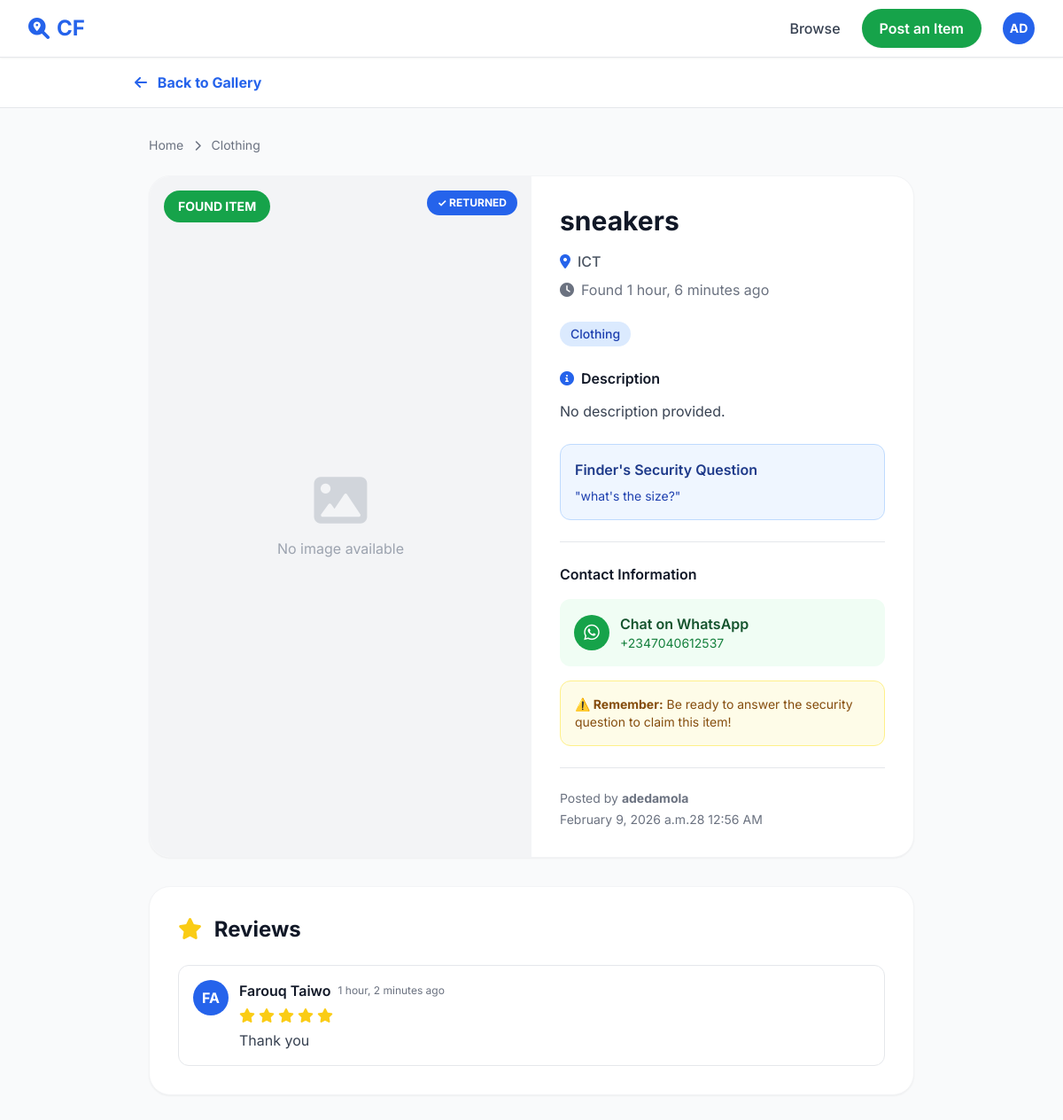
/item/3/ (signed in), run on the app's committed database.
### accounts/models.py (models this page shows, shortened)
class CustomUser(AbstractUser):
    username = None  # Completely remove username field
    email = models.EmailField(
        _("email address"),
        unique=True,
        max_length=255,
        error_messages={
            "unique": _("A user with that email already exists."),
        },
    )
    full_name = models.CharField(_("full name"), max_length=150, blank=True)
    is_verified_student = models.BooleanField(_("verified student"), default=False)
    objects = CustomUserManager()
    USERNAME_FIELD = "email"
    REQUIRED_FIELDS = []  # No additional required fields
    class Meta:
        verbose_name = _("user")
        verbose_name_plural = _("users")

### items/models.py (models this page shows, shortened)
class Item(models.Model):
    TYPE_CHOICES = (
        ('found', 'Found'),
        ('lost', 'Lost'),
    )
    CATEGORY_CHOICES = (
        ('Electronics', 'Electronics'),
        ('Keys', 'Keys'),
        ('Books', 'Books'),
        ('Clothing', 'Clothing'),
        ('ID/Cards', 'ID/Cards'),
        ('Bags', 'Bags'),
        ('Other', 'Other'),
    )
    CONTACT_PREFERENCE_CHOICES = (
        ('email', 'Email'),
        ('phone', 'Phone'),
        ('chat', 'In-App Chat'),
    )
    STATUS_CHOICES = (
        ('active', 'Active'),
        ('claimed', 'Claimed'),
        ('returned', 'Returned'),
    )
    poster = models.ForeignKey(User, on_delete=models.CASCADE, related_name='items')
    item_type = models.CharField(max_length=10, choices=TYPE_CHOICES)
    title = models.CharField(max_length=200)
    category = models.CharField(
        max_length=50,
        choices=CATEGORY_CHOICES,
        blank=True,
        null=True,
        help_text="Select a category"
    )
    location = models.CharField(
        max_length=200,
        blank=True,
        help_text="Type the location (e.g. Main Library, Science Cafe...)"
    )
    photo = CloudinaryField(
        'image',
        blank=True,
        null=True,
        resource_type='image',
        folder='campusfound/items',
        help_text="Upload photo of the item"
    )
    description = models.TextField(blank=True)
    created_at = models.DateTimeField(auto_now_add=True)
    date_lost = models.DateField(
        blank=True,
        null=True,
        help_text="When did you lose this item?"
    )
    reward_offered = models.CharField(
        max_length=200,
        blank=True,
        help_text="Optional: e.g. '$20 reward' or 'Coffee on me!'"
    )
    contact_preference = models.CharField(
        max_length=20,
        choices=CONTACT_PREFERENCE_CHOICES,
        default='chat',
        blank=True
    )
    verification_question = models.TextField(
        blank=True,
        help_text="Ask a question only the owner would know"
    )
    contact_info = models.CharField(
        max_length=200,
        blank=True,
        help_text="Optional: your email or WhatsApp number (e.g. whatsapp:+2348012345678)"
    )
    status = models.CharField(
        max_length=20,
        choices=STATUS_CHOICES,
        default='active'
    )
    claimed_by = models.ForeignKey(
        User,
        on_delete=models.SET_NULL,
        null=True,
        blank=True,
        related_name='claimed_items',
        help_text="User who claimed this item"
    )
    def get_whatsapp_link(self):
        if self.contact_info and 'whatsapp:' in self.contact_info:
            clean_number = self.contact_info.replace('whatsapp:', '').strip()
            if not clean_number.startswith('+'):
                clean_number = '+' + clean_number
            return f"https://wa.me/{clean_number}"
        return None
    class Meta:
        ordering = ['-created_at']

class Review(models.Model):
    item = models.ForeignKey(Item, on_delete=models.CASCADE, related_name='reviews')
    reviewer = models.ForeignKey(User, on_delete=models.CASCADE, related_name='reviews_written')
    rating = models.IntegerField(
        choices=[(1, '1 Star'), (2, '2 Stars'), (3, '3 Stars'), (4, '4 Stars'), (5, '5 Stars')],
        help_text="Rate your experience (1-5 stars)"
    )
    comment = models.TextField(help_text="Share your experience")
    created_at = models.DateTimeField(auto_now_add=True)
    class Meta:
        ordering = ['-created_at']
        unique_together = ['item', 'reviewer']

### items/views.py (the view)
# urls.py: path('item/<int:item_id>/', views.item_detail, name='item_detail'),
def item_detail(request, item_id):
    item = get_object_or_404(Item, id=item_id)
    review_form = ReviewForm()
    user_has_reviewed = False
    if request.user.is_authenticated:
        user_has_reviewed = Review.objects.filter(item=item, reviewer=request.user).exists()
    return render(request, 'item_detail.html', {
        'item': item,
        'review_form': review_form,
        'user_has_reviewed': user_has_reviewed,
    })

### chats/context_processors.py (called while the page is built)
def unread_messages(request):
    if request.user.is_authenticated:
        conversations = Conversation.objects.filter(
            Q(sender=request.user) | Q(receiver=request.user)
        )
        unread_count = Message.objects.filter(
            conversation__in=conversations,
            is_read=False
        ).exclude(sender=request.user).count()
        return {'unread_messages_count': unread_count}
    return {'unread_messages_count': 0}

### templates/item_detail.html (shortened to what this page needs)
{% extends 'base.html' %}
{% block content %}
<div class="bg-gray-50 min-h-screen pb-12">
    <nav class="bg-white p-4 border-b mb-8">
        <div class="max-w-4xl mx-auto flex justify-between items-center">
            <a href="{% url 'items:home' %}" class="text-blue-600 font-bold">
                <i class="fa-solid fa-arrow-left mr-2"></i> Back to Gallery
            </a>
        </div>
    </nav>
    <main class="max-w-4xl mx-auto px-4">
        <div class="text-sm text-gray-500 mb-6">
            <a href="{% url 'items:home' %}" class="hover:text-blue-600">Home</a>
            <i class="fa-solid fa-chevron-right mx-2 text-xs"></i>
            <span>{{ item.category|default:"Uncategorized" }}</span>
        </div>
        <div class="bg-white rounded-3xl shadow-sm border border-gray-100 overflow-hidden">
            <div class="grid md:grid-cols-2 gap-0">
                <div class="relative bg-gray-100 h-96 md:h-auto">
                    {% if item.photo %}
                        <img src="{{ item.photo.url }}" alt="{{ item.title }}" class="w-full h-full object-cover">
                    {% else %}
                        <div class="w-full h-full flex items-center justify-center">
                            <div class="text-center">
                                <i class="fa-solid fa-image text-gray-300 text-6xl mb-3"></i>
                                <p class="text-gray-400">No image available</p>
                            </div>
                        </div>
                    {% endif %}
                    {% if item.item_type == 'lost' %}
                        <span class="absolute top-4 left-4 bg-red-500 text-white text-sm font-bold px-4 py-2 rounded-full">LOST ITEM</span>
                    {% else %}
                        <span class="absolute top-4 left-4 bg-green-600 text-white text-sm font-bold px-4 py-2 rounded-full">FOUND ITEM</span>
                    {% endif %}
                    {% if item.status == 'returned' %}
                        <span class="absolute top-4 right-4 bg-blue-600 text-white text-xs font-bold px-3 py-1.5 rounded-full">✓ RETURNED</span>
                    {% elif item.status == 'claimed' %}
                        <span class="absolute top-4 right-4 bg-yellow-500 text-white text-xs font-bold px-3 py-1.5 rounded-full">CLAIMED</span>
                    {% endif %}
                </div>
                <div class="p-8">
                    <h1 class="text-3xl font-bold text-gray-900 mb-4">{{ item.title }}</h1>
                    <div class="flex items-center gap-2 text-gray-600 mb-2">
                        <i class="fa-solid fa-location-dot text-blue-600"></i>
                        <span class="font-medium">{{ item.location|default:"Location not specified" }}</span>
                    </div>
                    <div class="flex items-center gap-2 text-gray-500 mb-6">
                        <i class="fa-solid fa-clock"></i>
                        <span>{{ item.item_type|title }} {{ item.created_at|timesince }} ago</span>
                    </div>
                    {% if item.category %}
                        <div class="mb-6">
                            <span class="inline-block bg-blue-100 text-blue-800 text-sm font-medium px-3 py-1 rounded-full">
                                {{ item.category }}
                            </span>
                        </div>
                    {% endif %}
                    <div class="mb-6">
                        <h3 class="flex items-center font-semibold text-gray-900 mb-3">
                            <i class="fa-solid fa-circle-info text-blue-600 mr-2"></i>
                            Description
                        </h3>
                        <p class="text-gray-700 leading-relaxed whitespace-pre-line">{{ item.description|default:"No description provided." }}</p>
                    </div>
                    {% if item.item_type == 'found' and item.verification_question %}
                        <div class="bg-blue-50 border border-blue-200 rounded-xl p-4 mb-6">
                            <h4 class="font-semibold text-blue-900 mb-2">Finder's Security Question</h4>
                            <p class="text-sm text-blue-800">"{{ item.verification_question }}"</p>
                        </div>
                    {% endif %}
                    {% if user.is_authenticated %}
                        {% if item.contact_info %}
                            <div class="border-t pt-6 mb-6">
                                <h3 class="font-semibold text-gray-900 mb-4">Contact Information</h3>
                                <div class="space-y-3">
                                    {% if 'whatsapp:' in item.contact_info %}
                                        <a href="{{ item.get_whatsapp_link }}" target="_blank" class="flex items-center gap-3 p-4 bg-green-50 hover:bg-green-100 rounded-xl transition">
                                            <div class="w-10 h-10 bg-green-600 rounded-full flex items-center justify-center">
                                                <i class="fa-brands fa-whatsapp text-white text-xl"></i>
                                            </div>
                                            <div>
                                                <p class="font-semibold text-green-900">Chat on WhatsApp</p>
                                                <p class="text-sm text-green-700">{{ item.contact_info|cut:'whatsapp:' }}</p>
                                            </div>
                                        </a>
                                    {% endif %}
                                </div>
                                {% if item.item_type == 'found' %}
                                    <div class="bg-yellow-50 border border-yellow-200 rounded-xl p-4 mt-4">
                                        <p class="text-sm text-yellow-800">
                                            <strong>⚠️ Remember:</strong> Be ready to answer the security question to claim this item!
                                        </p>
                                    </div>
                                {% endif %}
                            </div>
                        {% endif %}
                    {% endif %}
                    <div class="pt-6 border-t text-sm text-gray-500">
                        <p>Posted by <strong>{{ item.poster.full_name|default:item.poster.email }}</strong></p>
                        <p class="mt-1">{{ item.created_at|date:"F j, Y at g:i A" }}</p>
                    </div>
                </div>
            </div>
        </div>
        {% if item.status == 'returned' %}
            <div class="bg-white rounded-3xl shadow-sm border border-gray-100 overflow-hidden mt-8 p-8">
                <h2 class="text-2xl font-bold mb-6">
                    <i class="fa-solid fa-star text-yellow-400 mr-2"></i>
                    Reviews
                </h2>
                {% if item.reviews.all %}
                    <div class="space-y-4">
                        {% for review in item.reviews.all %}
                            <div class="border border-gray-200 rounded-xl p-4">
                                <div class="flex items-start gap-3">
                                    <div class="w-10 h-10 rounded-full bg-blue-600 flex items-center justify-center text-white font-bold flex-shrink-0">
                                        {{ review.reviewer.email|slice:":2"|upper }}
                                    </div>
                                    <div class="flex-1">
                                        <div class="flex items-center gap-2 mb-2">
                                            <p class="font-semibold">{{ review.reviewer.full_name|default:review.reviewer.email }}</p>
                                            <span class="text-xs text-gray-500">{{ review.created_at|timesince }} ago</span>
                                        </div>
                                        <div class="flex gap-1 mb-2">
                                            {% for i in "12345" %}
                                                <i class="fa-solid fa-star {% if forloop.counter <= review.rating %}text-yellow-400{% else %}text-gray-300{% endif %}"></i>
                                            {% endfor %}
                                        </div>
                                        <p class="text-gray-700">{{ review.comment }}</p>
                                    </div>
                                </div>
                            </div>
                        {% endfor %}
                    </div>
                {% else %}
                    <p class="text-gray-500 text-center py-8">No reviews yet</p>
                {% endif %}
            </div>
        {% endif %}
    </main>
</div>
{% endblock %}

### templates/base.html (shortened to what this page needs)
<!DOCTYPE html>
<html lang="en" class="h-full">
<head>
    <script src="https://cdn.tailwindcss.com"></script>
    <link rel="stylesheet" href="https://cdnjs.cloudflare.com/ajax/libs/font-awesome/6.0.0/css/all.min.css">
</head>
<body class="bg-gray-50 text-gray-900 min-h-screen flex flex-col">
    <nav class="bg-white border-b border-gray-200 sticky top-0 z-50 shadow-sm">
        <div class="max-w-7xl mx-auto px-4 sm:px-6 lg:px-8">
            <div class="flex justify-between items-center h-16">
                <a href="{% url 'items:home' %}" class="text-xl sm:text-2xl font-bold text-blue-600 flex items-center gap-2">
                    <i class="fa-solid fa-magnifying-glass-location"></i>
                    <span class="xs:hidden">CF</span>
                </a>
                <div class="flex items-center gap-2 sm:gap-4 lg:gap-6">
                    <a href="{% url 'items:home' %}" class="text-gray-700 hover:text-blue-600 font-medium transition hidden md:block">
                        Browse
                    </a>
                    {% if user.is_authenticated %}
                        <a href="{% url 'items:post_item' %}" class="bg-green-600 text-white px-3 sm:px-5 py-2 sm:py-2.5 rounded-full font-semibold hover:bg-green-700 transition shadow-sm text-xs sm:text-sm lg:text-base">
                            <span class="hidden sm:inline">Post an Item</span>
                        </a>
                        <div class="relative group">
                            <button class="w-8 h-8 sm:w-9 sm:h-9 rounded-full bg-blue-600 flex items-center justify-center text-white font-bold text-xs sm:text-sm cursor-pointer">
                                {{ user.email|slice:":2"|upper }}
                            </button>
                        </div>
                    {% else %}
                        <a href="{% url 'login' %}" class="bg-blue-600 text-white px-3 sm:px-5 py-2 sm:py-2.5 rounded-full font-semibold hover:bg-blue-700 transition shadow-sm text-xs sm:text-sm lg:text-base">
                            Sign In
                        </a>
                    {% endif %}
                </div>
            </div>
        </div>
    </nav>
    <main class="flex-grow">
        {% block content %}
        {% endblock %}
    </main>
</body>
</html>

### templates/base.html (style rules this page uses)
body { font-family: 'Inter', system-ui, -apple-system, sans-serif; }

### data on the page
CustomUser: email "AD"
Item: category "Clothing", title "sneakers", location "ICT", item_type "Found", created_at "1 hour, 6 minutes", description "No description provided.", verification_question "what's the size?", contact_info "+2347040612537", poster.full_name "adedamola", created_at "February 9, 2026 a.m.28 12:56 AM"
Review: reviewer.email "FA", reviewer.full_name "Farouq Taiwo", created_at "1 hour, 2 minutes", rating 5 (drawn), comment "Thank you"
